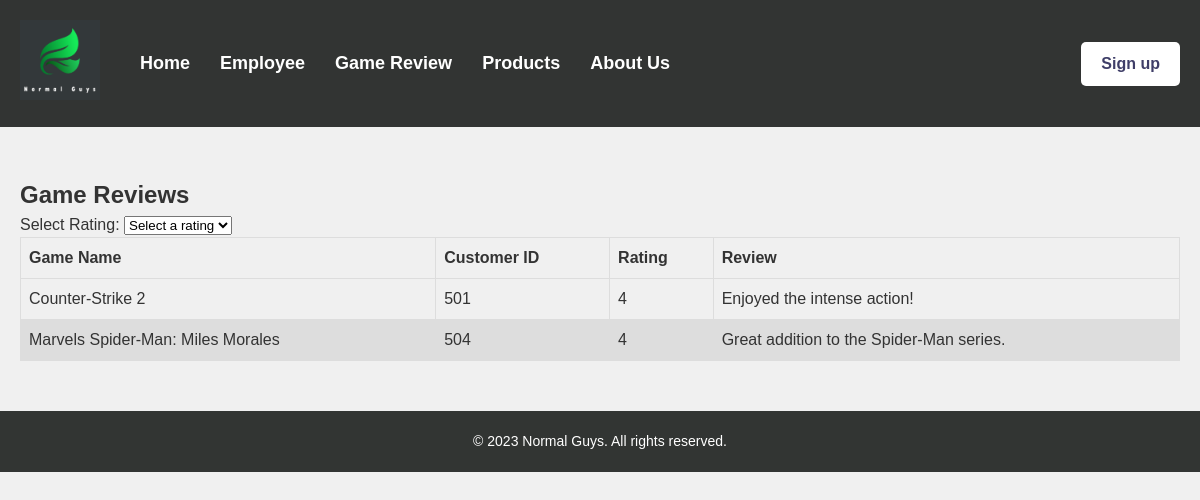
Page /review.php?rating=4 on the committed database.
### tables this page shows
CREATE TABLE `Reviews` (
  `ReviewId` int(11) NOT NULL,
  `GameId` int(11) DEFAULT NULL,
  `UserId` int(11) DEFAULT NULL,
  `Rating` int(11) NOT NULL,
  `Review` varchar(1000) DEFAULT NULL
);

CREATE TABLE `Games` (
  `GameId` int(11) NOT NULL,
  `GameName` varchar(200) NOT NULL,
  `Description` varchar(1000) DEFAULT NULL,
  `Developers` varchar(1000) DEFAULT NULL,
  `Release_Date` date NOT NULL,
  `StkQty` int(11) DEFAULT 0,
  `PId` int(11) DEFAULT NULL,
  `GenId` int(11) DEFAULT NULL,
  `Digital_Or_Physical` int(11) NOT NULL,
  `Price` decimal(10,2) NOT NULL
);

CREATE TABLE `Customers` (
  `CusId` int(11) NOT NULL,
  `CFname` varchar(100) NOT NULL,
  `CMname` varchar(100) DEFAULT NULL,
  `CLname` varchar(100) NOT NULL,
  `CEmail` varchar(200) NOT NULL
);

### review.php (the view, shortened to what this page needs)
<!DOCTYPE html>
<html lang="en">
<head>
    <link rel="stylesheet" href="https://maxcdn.bootstrapcdn.com/font-awesome/4.4.0/css/font-awesome.min.css">
    <link rel="stylesheet" href="css/review.css">
</head>
<body>
    <header>
        <nav>
            <div class="logo">
                <a href="about.html"><img src="img/logo.png" alt="Normal Guys"></a>
            </div>
            <div class="nav-links">
                <ul>
                    <li><a href="index.php">Home</a></li>
                    <li><a href="employee.php">Employee</a></li>
                    <li><a href="review.php">Game Review</a></li>
                    <li><a href="product.php">Products</a></li>
                    <li><a href="about.html">About Us</a></li>
                </ul>
            </div>
            <div class="nav-buttons" id="nav-buttons">
                <a href="signup.html" class="sign-up" id="button">Sign up</a>
            </div>
        </nav>
    </header>
    <main>
        <h2>Game Reviews</h2>
        <form method="GET" action="review.php">
            <label for="rating">Select Rating:</label>
            <select name="rating" onchange='this.form.submit()'>
                <option selected>Select a rating</option>
            </select>
        </form>
        <?php
        $connection = mysqli_connect(DBHOST, DBUSER, DBPASS, DBNAME);
        if (isset($_GET['rating']) && $_GET['rating'] !== "") {
            $selectedRating = mysqli_real_escape_string($connection, $_GET['rating']);
            $sql = "SELECT G.GameName, C.CusId, R.Rating, R.Review
                    FROM Reviews R
                    JOIN Games G ON R.GameId = G.GameId
                    JOIN Customers C ON R.UserId = C.CusId
                    WHERE R.Rating = '$selectedRating'
                    ORDER BY Rating DESC;";
            if ($result = mysqli_query($connection, $sql)) {
        ?>
                <div class="jumbotron">
                    <table class="table table-hover">
                        <thead>
                            <tr class="table-success">
                                <th scope="col">Game Name</th>
                                <th scope="col">Customer ID</th>
                                <th scope="col">Rating</th>
                                <th scope="col">Review</th>
                            </tr>
                        </thead>
                        <?php
                        while ($row = mysqli_fetch_assoc($result)) {
                        ?>
                            <tr>
                                <td><?php echo $row['GameName'] ?></td>
                                <td><?php echo $row['CusId'] ?></td>
                                <td><?php echo $row['Rating'] ?></td>
                                <td><?php echo $row['Review'] == NULL ? "No comment" : $row['Review']; ?></td>
                            </tr>
                        <?php
                        }
                        ?>
                    </table>
                </div>
        <?php
            }
        }
        ?>
    </main>
    <footer>
        <p>&copy; 2023 Normal Guys. All rights reserved.</p>
    </footer>
    </body>
</html>

### css/review.css (style rules this page uses)
* { box-sizing: border-box; margin: 0; padding: 0; }
body { font-family: Arial, sans-serif; font-size: 16px; line-height: 1.5; color: #333; background-color: #f0f0f0; }
a { color: #333; text-decoration: none; }
header { background-color: #323433; }
nav { display: flex; align-items: center; justify-content: space-between; padding: 20px; }
.logo { margin-right: 40px; }
.logo img { max-height: 80px; }
.nav-links { margin-right: auto; }
.nav-links ul { display: flex; list-style: none; }
.nav-links li { margin-right: 30px; }
.nav-links a { font-size: 18px; font-weight: bold; color: #fff; transition: color 0.2s ease-in-out; }
.nav-buttons a { display: inline-block; padding: 10px 20px; margin-left: 20px; background-color: #fff; color: #3f3e68; border-radius: 5px; font-weight: bold; transition: background-color 0.2s ease-in-out; }
main { max-width: 1200px; margin: 0 auto; padding: 50px 20px; }
table { font-family: arial, sans-serif; border-collapse: collapse; width: 100%; }
td, th { border: 1px solid #dddddd; text-align: left; padding: 8px; }
tr:nth-child(even) { background-color: #dddddd; }
footer { background-color: #323533; color: #fff; text-align: center; padding: 20px; font-size: 15px; }
footer p { font-size: 14px; }

### rows in the picture
reviews: GameId.GameName "Counter-Strike 2", UserId.CusId "501", Rating "4", Review "Enjoyed the intense action!"
reviews: GameId.GameName "Marvels Spider-Man: Miles Morales", UserId.CusId "504", Rating "4", Review "Great addition to the Spider-Man series."
